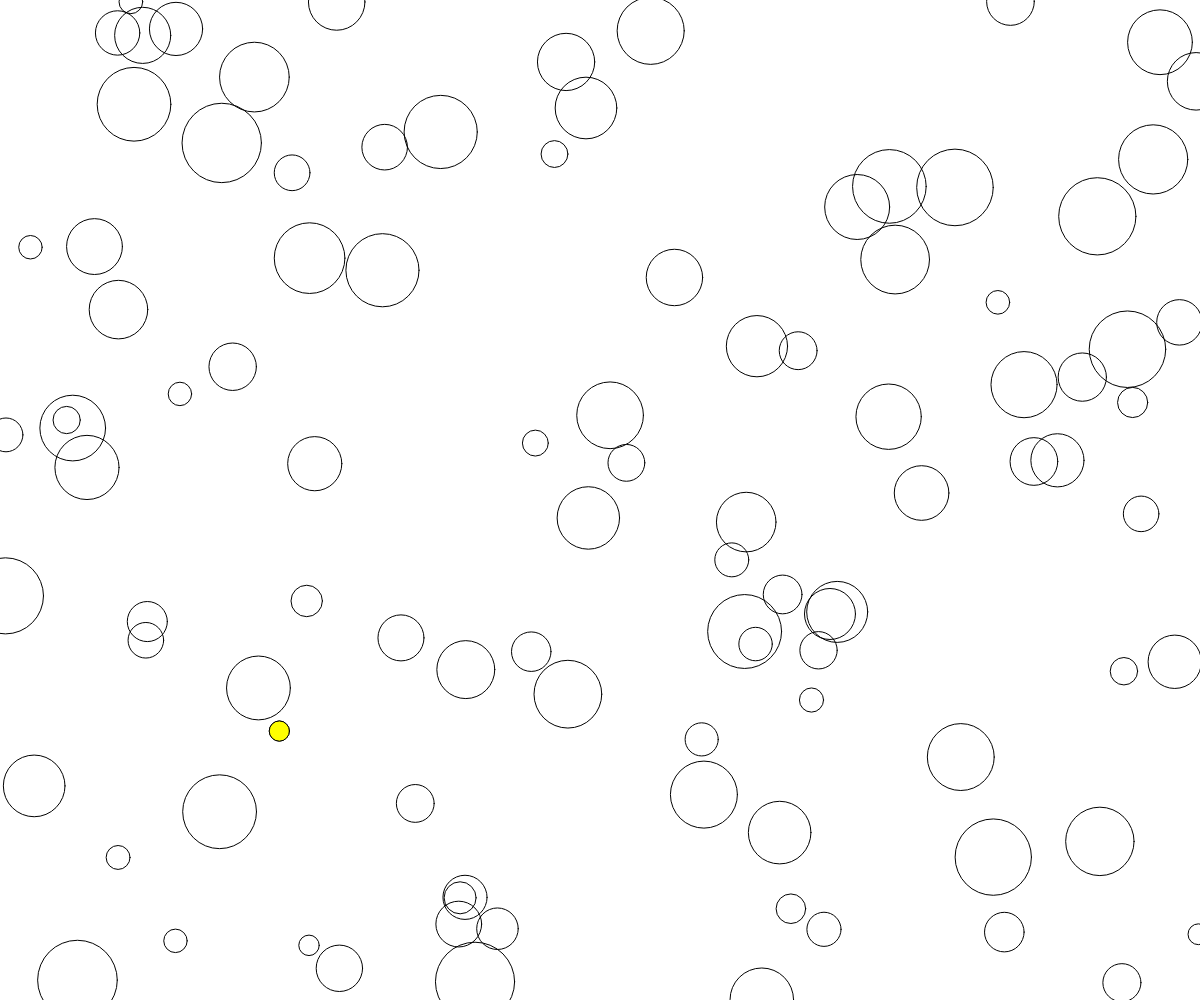
Frame 1 (no input)
Frame 60 (no input): identical to frame 1, image omitted
Frame 120 (the mouse pressed at the canvas centre since frame 60): identical to frame 1, image omitted

The p5.js sketch that drew this single still picture (run headless with seeded random() and noise() and a simulated clock; from frame 60 on, the mouse is pressed at the canvas centre):

// p5.js sketch
// ── sketch.js
// Find the smallest circle
// Junyu
// March 6, 2025

const NUM_CIRCLES = 100;
function setup() {
  createCanvas(windowWidth, windowHeight);
  drawCircles();
}

function drawCircles(){
  // draw NUM_CIRCLES circle with no fill
  // the smallest one will be filled with a color
  noFill();
  // variables to track smallest so far
  let smallestDiameter = Infinity;
  let smallX, smallY;

  for (let i = 0; i < NUM_CIRCLES; i++){
    // generates the next circle
    let x = random(0, width);
    let y = random(0, height);
    let d = random(20,80);
    circle(x,y,d);
    
    if(d < smallestDiameter){
      smallestDiameter = d;
      smallX = x;    smallY = y;
    }
  }
  fill(255, 255, 0)
  circle(smallX, smallY, smallestDiameter);
}
function draw() {
  //background(220);
}
